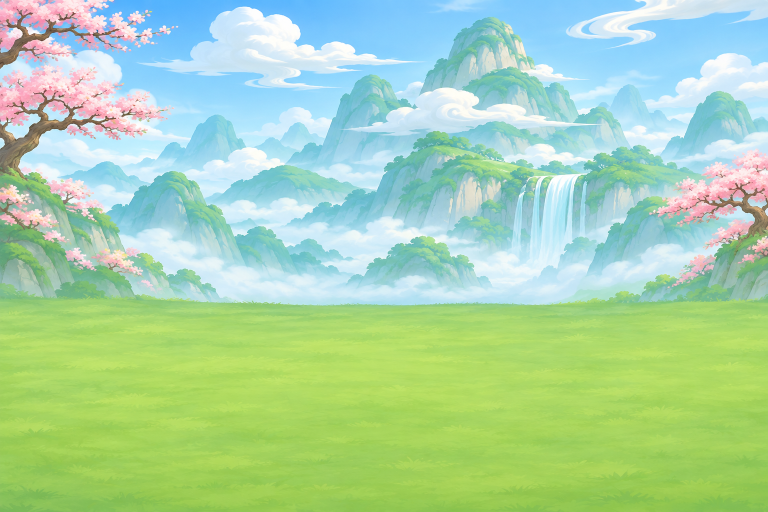
#> input picture art/inbox/南山背景.png, 1536 x 1024 px, found by its file name (shown at 1/2 size)
$ python home_bg.py
#> lines starting #> are read from the running program, lines starting #| are printed output that depends on the picture
#!/usr/bin/env python3
"""从美术原图裁出首页用的竖版战场 bg_home_<山>.jpg（750×1164）。

用法：python3 tools/art/home_bg.py     依赖：Pillow
"""
import os
from PIL import Image, ImageOps

ROOT = os.path.abspath(os.path.join(os.path.dirname(__file__), '..', '..'))
SRC = os.path.join(ROOT, 'art', 'originals')
OUT = os.path.join(ROOT, 'client', 'assets', 'resources', 'skin')
W, H = 750, 1164
# 原图名 → 山的 id；focus 是横向取景中心（0 左 1 右）
MAP = {'南山背景.png': ('nanshan', 0.42), '西山背景.png': ('xishan', 0.5), '北山背景.png': ('beidongzhong', 0.5)}

for name, (mid, focus) in MAP.items():
    portrait_id = 'north' if mid == 'beidongzhong' else mid
    portrait = os.path.join(SRC, 'polish', f'home-{portrait_id}.png')
    p = portrait if os.path.exists(portrait) else os.path.join(SRC, name)
    if not os.path.exists(p):
        print('缺少原图', p)
        continue
    with Image.open(p) as source:
#> source is the input picture: PIL image 1536x1024 RGB; mean R, G, B 169.4, 212.1, 170.4
        im = ImageOps.fit(source.convert('RGB'), (W, H), Image.LANCZOS, centering=(focus, 0.5))
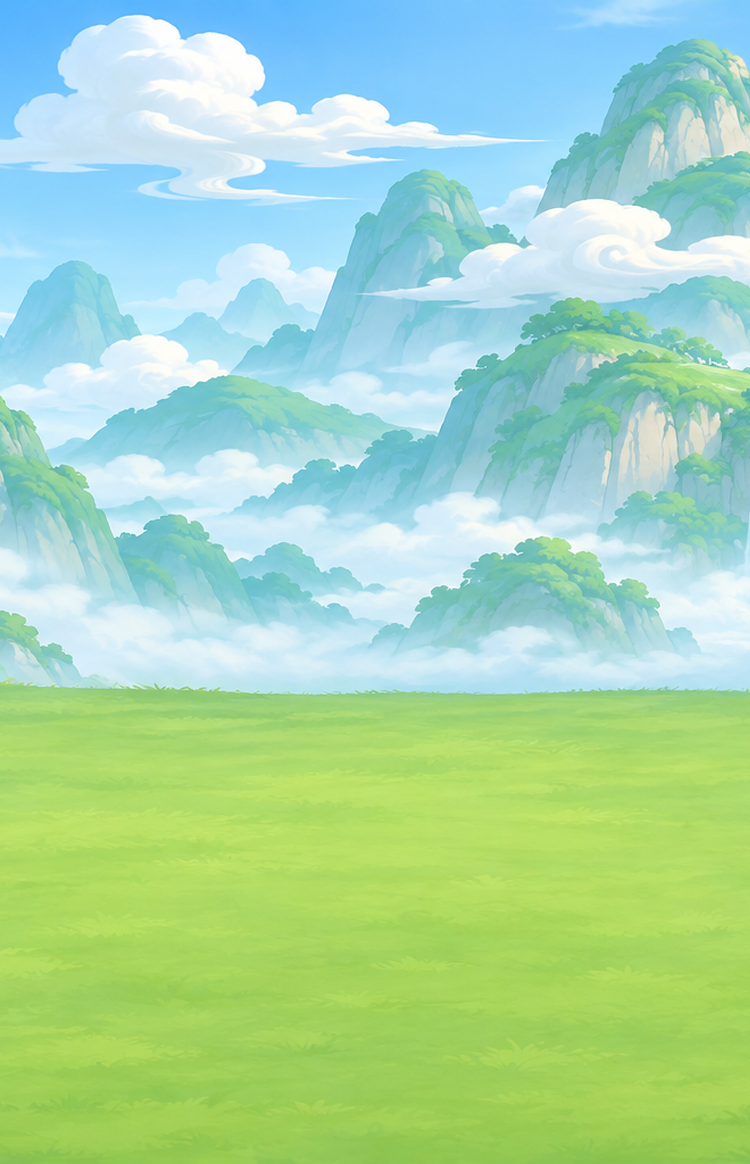
#> im: PIL image 750x1164 RGB; mean R, G, B 167, 215.3, 175.9
    out = os.path.join(OUT, f'bg_home_{mid}.jpg')
    im.save(out, quality=80, optimize=True, progressive=True)
    print(out.replace(ROOT + '/', ''), os.path.getsize(out) // 1024, 'KB')
#> pass 2 of the loop `for name, (mid, focus) in MAP.items():`:
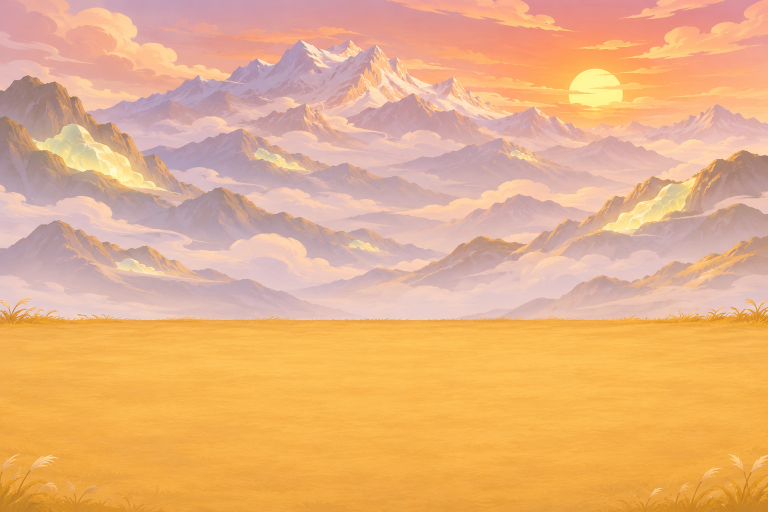
#> input picture art/inbox/西山背景.png, 1536 x 1024 px, found by its file name (shown at 1/2 size)
#> source is the input picture: PIL image 1536x1024 RGB; mean R, G, B 231.4, 176.7, 128.3
#> `im = ImageOps.fit(source.convert('RGB'), (W, H), Image.LANCZOS, center..`:
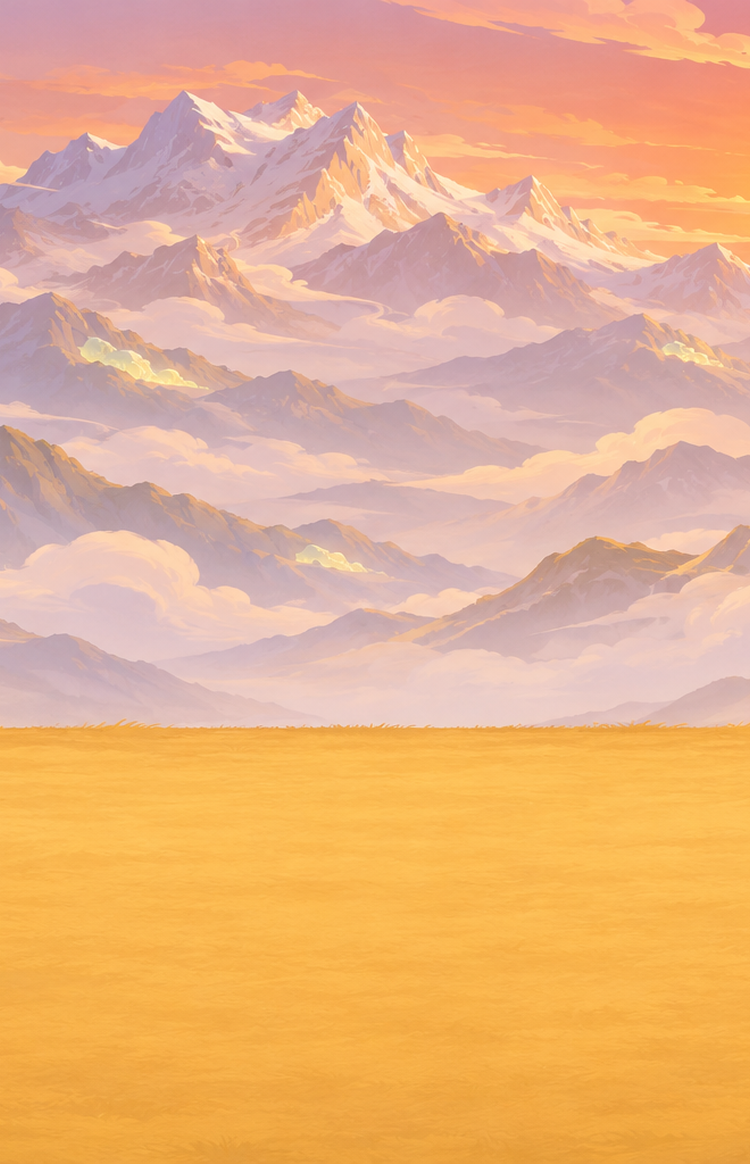
#> im: PIL image 750x1164 RGB; mean R, G, B 232.3, 178.1, 132.8
#> pass 3 of the loop `for name, (mid, focus) in MAP.items():`:
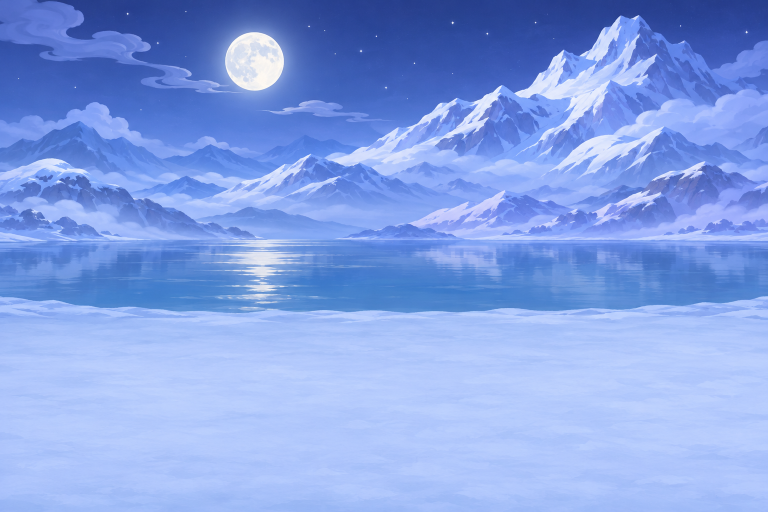
#> input picture art/inbox/北山背景.png, 1536 x 1024 px, found by its file name (shown at 1/2 size)
#> source is the input picture: PIL image 1536x1024 RGB; mean R, G, B 132.3, 161, 229
#> `im = ImageOps.fit(source.convert('RGB'), (W, H), Image.LANCZOS, center..`:
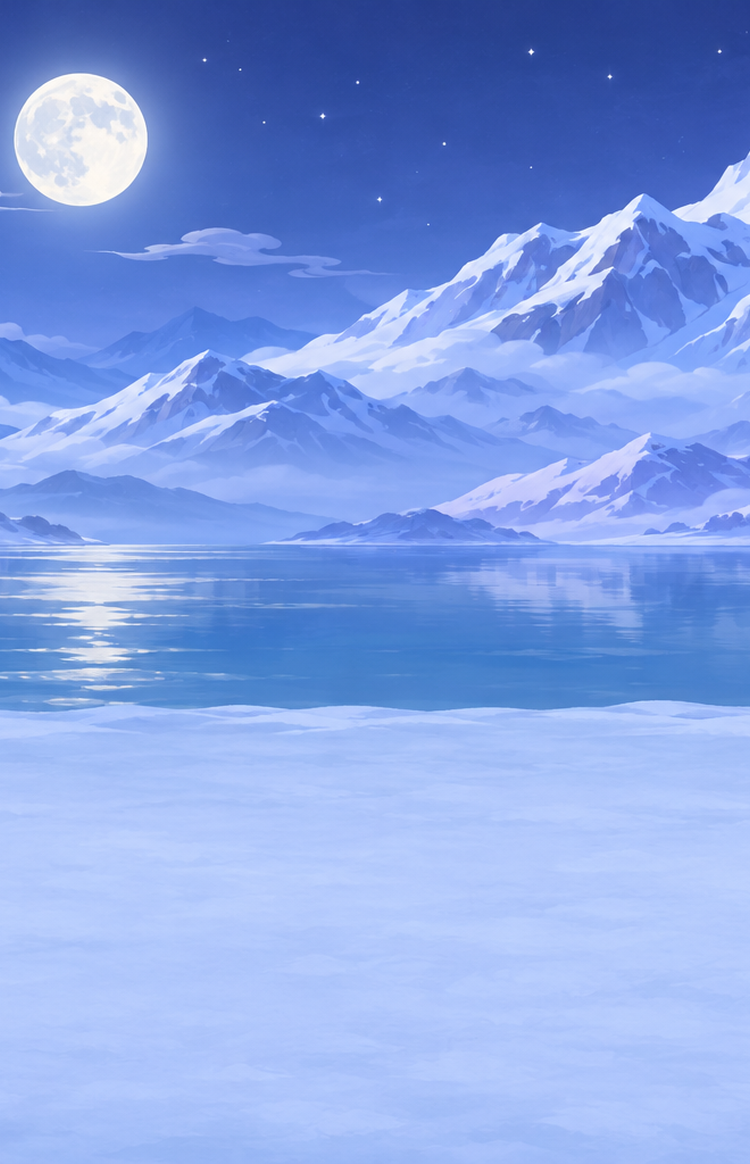
#> im: PIL image 750x1164 RGB; mean R, G, B 132.8, 161.6, 228
